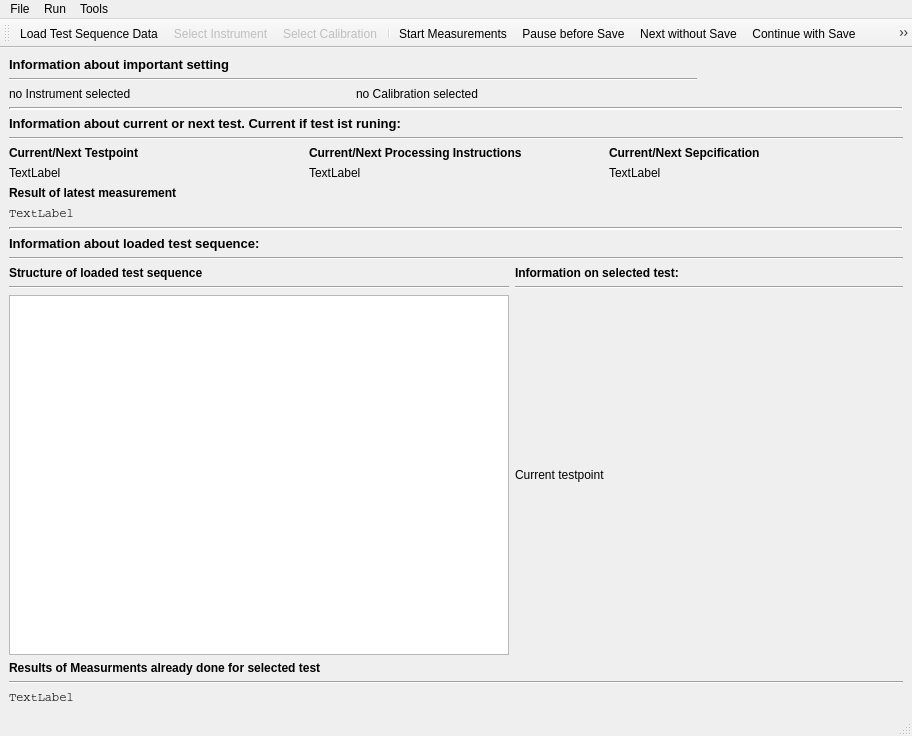
<?xml version="1.0" encoding="UTF-8"?>
<ui version="4.0">
 <class>MainWindow</class>
 <widget class="QMainWindow" name="MainWindow">
  <property name="geometry">
   <rect>
    <x>0</x>
    <y>0</y>
    <width>912</width>
    <height>736</height>
   </rect>
  </property>
  <property name="windowTitle">
   <string>Scheidt MessTechnik Calibration</string>
  </property>
  <property name="windowIcon">
   <iconset resource="../thermoconverter_ui/thermoconverter.qrc">
    <normaloff>:/rc/resources/applogo.png</normaloff>:/rc/resources/applogo.png</iconset>
  </property>
  <widget class="QWidget" name="centralwidget">
   <layout class="QVBoxLayout" name="verticalLayout_2">
    <item>
     <layout class="QHBoxLayout" name="horizontalLayout">
      <item>
       <layout class="QVBoxLayout" name="verticalLayout_3">
        <item>
         <widget class="QLabel" name="label_4">
          <property name="font">
           <font>
            <pointsize>10</pointsize>
            <weight>75</weight>
            <bold>true</bold>
           </font>
          </property>
          <property name="text">
           <string>Information about important setting</string>
          </property>
         </widget>
        </item>
        <item>
         <widget class="Line" name="line">
          <property name="orientation">
           <enum>Qt::Horizontal</enum>
          </property>
         </widget>
        </item>
        <item>
         <layout class="QHBoxLayout" name="horizontalLayout_3">
          <item>
           <widget class="QLabel" name="lblCurrentInstrument">
            <property name="text">
             <string>no Instrument selected</string>
            </property>
           </widget>
          </item>
          <item>
           <widget class="QLabel" name="lblCurrentCalibration">
            <property name="text">
             <string>no Calibration selected</string>
            </property>
           </widget>
          </item>
         </layout>
        </item>
       </layout>
      </item>
      <item>
       <widget class="QLabel" name="lblLogo">
        <property name="maximumSize">
         <size>
          <width>200</width>
          <height>16777215</height>
         </size>
        </property>
        <property name="text">
         <string/>
        </property>
        <property name="pixmap">
         <pixmap resource="../thermoconverter_ui/thermoconverter.qrc">:/rc/resources/mtlogo.png</pixmap>
        </property>
        <property name="alignment">
         <set>Qt::AlignRight|Qt::AlignTrailing|Qt::AlignVCenter</set>
        </property>
       </widget>
      </item>
     </layout>
    </item>
    <item>
     <widget class="Line" name="line_4">
      <property name="lineWidth">
       <number>2</number>
      </property>
      <property name="orientation">
       <enum>Qt::Horizontal</enum>
      </property>
     </widget>
    </item>
    <item>
     <widget class="QLabel" name="label_7">
      <property name="font">
       <font>
        <pointsize>10</pointsize>
        <weight>75</weight>
        <bold>true</bold>
       </font>
      </property>
      <property name="text">
       <string>Information about current or next test. Current if test ist runing:</string>
      </property>
     </widget>
    </item>
    <item>
     <widget class="Line" name="line_2">
      <property name="orientation">
       <enum>Qt::Horizontal</enum>
      </property>
     </widget>
    </item>
    <item>
     <layout class="QGridLayout" name="gridLayout_2">
      <item row="1" column="0">
       <widget class="QLabel" name="label_2">
        <property name="font">
         <font>
          <weight>75</weight>
          <bold>true</bold>
         </font>
        </property>
        <property name="text">
         <string>Current/Next Testpoint</string>
        </property>
       </widget>
      </item>
      <item row="1" column="2">
       <widget class="QLabel" name="label">
        <property name="font">
         <font>
          <weight>75</weight>
          <bold>true</bold>
         </font>
        </property>
        <property name="text">
         <string>Current/Next Sepcification</string>
        </property>
       </widget>
      </item>
      <item row="1" column="1">
       <widget class="QLabel" name="label_3">
        <property name="font">
         <font>
          <weight>75</weight>
          <bold>true</bold>
         </font>
        </property>
        <property name="text">
         <string>Current/Next Processing Instructions</string>
        </property>
       </widget>
      </item>
      <item row="2" column="0">
       <widget class="QLabel" name="lblCurrTestTestpointInfo">
        <property name="text">
         <string>TextLabel</string>
        </property>
       </widget>
      </item>
      <item row="2" column="1">
       <widget class="QLabel" name="lblCurrTestProcessingInstr">
        <property name="text">
         <string>TextLabel</string>
        </property>
       </widget>
      </item>
      <item row="2" column="2">
       <widget class="QLabel" name="lblCurrTestSpecs">
        <property name="text">
         <string>TextLabel</string>
        </property>
       </widget>
      </item>
     </layout>
    </item>
    <item>
     <layout class="QVBoxLayout" name="verticalLayout">
      <item>
       <widget class="QLabel" name="label_5">
        <property name="font">
         <font>
          <weight>75</weight>
          <bold>true</bold>
         </font>
        </property>
        <property name="text">
         <string>Result of latest measurement</string>
        </property>
       </widget>
      </item>
      <item>
       <widget class="QLabel" name="lblLastMeasurmentResult">
        <property name="font">
         <font>
          <family>Courier</family>
         </font>
        </property>
        <property name="text">
         <string>TextLabel</string>
        </property>
       </widget>
      </item>
     </layout>
    </item>
    <item>
     <widget class="Line" name="line_5">
      <property name="lineWidth">
       <number>2</number>
      </property>
      <property name="orientation">
       <enum>Qt::Horizontal</enum>
      </property>
     </widget>
    </item>
    <item>
     <widget class="QLabel" name="label_9">
      <property name="font">
       <font>
        <pointsize>10</pointsize>
        <weight>75</weight>
        <bold>true</bold>
       </font>
      </property>
      <property name="text">
       <string>Information about loaded test sequence:</string>
      </property>
     </widget>
    </item>
    <item>
     <widget class="Line" name="line_3">
      <property name="orientation">
       <enum>Qt::Horizontal</enum>
      </property>
     </widget>
    </item>
    <item>
     <layout class="QVBoxLayout" name="verticalLayout_4">
      <item>
       <layout class="QGridLayout" name="gridLayout">
        <item row="2" column="1">
         <widget class="QLabel" name="lblSelectedTestTestpointInfo">
          <property name="text">
           <string>Current testpoint</string>
          </property>
         </widget>
        </item>
        <item row="0" column="0">
         <widget class="QLabel" name="label_10">
          <property name="font">
           <font>
            <weight>75</weight>
            <bold>true</bold>
           </font>
          </property>
          <property name="text">
           <string>Structure of loaded test sequence</string>
          </property>
         </widget>
        </item>
        <item row="2" column="0">
         <widget class="QTreeView" name="treeVwTestpoints">
          <property name="minimumSize">
           <size>
            <width>320</width>
            <height>0</height>
           </size>
          </property>
          <property name="maximumSize">
           <size>
            <width>500</width>
            <height>16777215</height>
           </size>
          </property>
         </widget>
        </item>
        <item row="0" column="1">
         <widget class="QLabel" name="label_11">
          <property name="font">
           <font>
            <weight>75</weight>
            <bold>true</bold>
           </font>
          </property>
          <property name="text">
           <string>Information on selected test:</string>
          </property>
         </widget>
        </item>
        <item row="1" column="0">
         <widget class="Line" name="line_7">
          <property name="orientation">
           <enum>Qt::Horizontal</enum>
          </property>
         </widget>
        </item>
        <item row="1" column="1">
         <widget class="Line" name="line_8">
          <property name="orientation">
           <enum>Qt::Horizontal</enum>
          </property>
         </widget>
        </item>
       </layout>
      </item>
      <item>
       <widget class="QLabel" name="label_12">
        <property name="font">
         <font>
          <weight>75</weight>
          <bold>true</bold>
         </font>
        </property>
        <property name="text">
         <string>Results of Measurments already done for selected test</string>
        </property>
       </widget>
      </item>
      <item>
       <widget class="Line" name="line_6">
        <property name="orientation">
         <enum>Qt::Horizontal</enum>
        </property>
       </widget>
      </item>
      <item>
       <widget class="QLabel" name="lblSelectedTestMeasurementsDone">
        <property name="font">
         <font>
          <family>Courier</family>
         </font>
        </property>
        <property name="text">
         <string>TextLabel</string>
        </property>
       </widget>
      </item>
     </layout>
    </item>
   </layout>
  </widget>
  <widget class="QMenuBar" name="menubar">
   <property name="geometry">
    <rect>
     <x>0</x>
     <y>0</y>
     <width>912</width>
     <height>36</height>
    </rect>
   </property>
   <widget class="QMenu" name="menuFile">
    <property name="title">
     <string>File</string>
    </property>
    <addaction name="actionLoad_Test_Sequence_Data"/>
    <addaction name="actionSelect_Instrument"/>
    <addaction name="actionSelect_Calibration"/>
   </widget>
   <widget class="QMenu" name="menuRun">
    <property name="title">
     <string>Run</string>
    </property>
    <addaction name="actionStart_Measurements"/>
    <addaction name="actionPause_before_Save"/>
    <addaction name="actionContinue_with_Save"/>
    <addaction name="actionNext_without_Save"/>
    <addaction name="actionRepeat"/>
   </widget>
   <widget class="QMenu" name="menuTools">
    <property name="title">
     <string>Tools</string>
    </property>
    <addaction name="actionSynchronize"/>
   </widget>
   <addaction name="menuFile"/>
   <addaction name="menuRun"/>
   <addaction name="menuTools"/>
  </widget>
  <widget class="QStatusBar" name="statusbar"/>
  <widget class="QToolBar" name="toolBar">
   <property name="windowTitle">
    <string>toolBar</string>
   </property>
   <attribute name="toolBarArea">
    <enum>TopToolBarArea</enum>
   </attribute>
   <attribute name="toolBarBreak">
    <bool>false</bool>
   </attribute>
   <addaction name="actionLoad_Test_Sequence_Data"/>
   <addaction name="actionSelect_Instrument"/>
   <addaction name="actionSelect_Calibration"/>
   <addaction name="separator"/>
   <addaction name="actionStart_Measurements"/>
   <addaction name="actionPause_before_Save"/>
   <addaction name="actionNext_without_Save"/>
   <addaction name="actionContinue_with_Save"/>
   <addaction name="actionRepeat"/>
   <addaction name="separator"/>
  </widget>
  <action name="actionLoad_Test_Sequence_Data">
   <property name="text">
    <string>Load Test Sequence Data</string>
   </property>
   <property name="toolTip">
    <string>Load Test Sequence Data</string>
   </property>
  </action>
  <action name="actionSelect_Calibration">
   <property name="enabled">
    <bool>false</bool>
   </property>
   <property name="text">
    <string>Select Calibration</string>
   </property>
  </action>
  <action name="actionStart_Measurements">
   <property name="text">
    <string>Start Measurements</string>
   </property>
   <property name="toolTip">
    <string>Starts a complete calibration</string>
   </property>
   <property name="shortcut">
    <string>F5</string>
   </property>
  </action>
  <action name="actionNext_without_Save">
   <property name="text">
    <string>Next without Save</string>
   </property>
  </action>
  <action name="actionPause_before_Save">
   <property name="checkable">
    <bool>true</bool>
   </property>
   <property name="checked">
    <bool>false</bool>
   </property>
   <property name="text">
    <string>Pause before Save</string>
   </property>
  </action>
  <action name="actionContinue_with_Save">
   <property name="text">
    <string>Continue with Save</string>
   </property>
  </action>
  <action name="actionRepeat">
   <property name="text">
    <string>Repeat</string>
   </property>
  </action>
  <action name="actionSelect_Instrument">
   <property name="enabled">
    <bool>false</bool>
   </property>
   <property name="text">
    <string>Select Instrument</string>
   </property>
  </action>
  <action name="actionReport_only">
   <property name="text">
    <string>Report only</string>
   </property>
  </action>
  <action name="actionSynchronize">
   <property name="text">
    <string>Synchronize</string>
   </property>
  </action>
 </widget>
 <resources>
  <include location="main_calibration_rc_v01.qrc"/>
 </resources>
 <connections/>
</ui>
